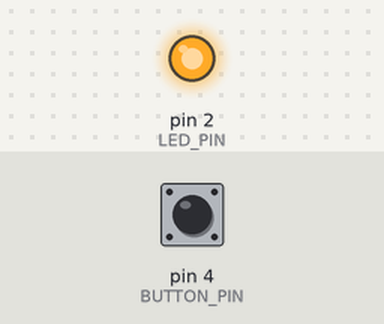
Bench run of a sketch on a simulated Arduino Uno, built with avr-gcc and run on an emulated ATmega328P. Shown: output pins drawn as LEDs (lit = HIGH). Dashed ring = blinking. The inputs (shaded band) are chosen by the test bench; at power-on: pin 4 (BUTTON_PIN) LOW.

Above: at 0.1 s.
At 1.2 s:
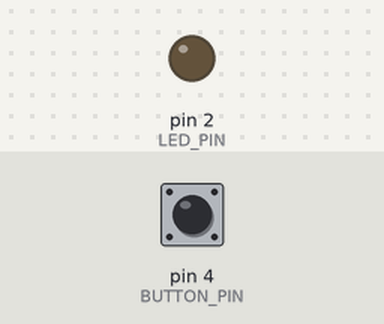
1.3 s: pin 4 (BUTTON_PIN) pulled HIGH for 0.15 s
At 1.8 s:
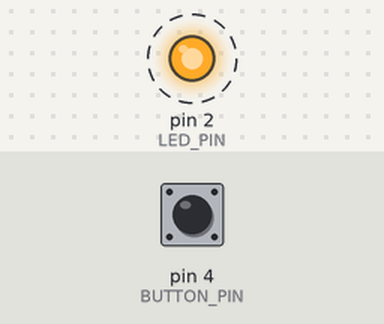
Timing chart, 0 to 10.3 s (numbered marks = the images above; inputs shaded):
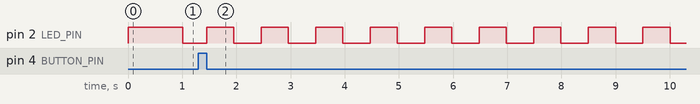

Measured:
- after the input at 1.3 s, pin 2 (LED_PIN): alternates HIGH for 0.50 s and LOW for 0.50 s, starting after 0.15 s

The sketch:

warmup0.ino
```cpp
/*#!#!#!#!#!#!#!#!#!#!#!#!#!#!#!#!#!#!#!#!#!#!#!#!#!
!
#
!	Name:       Nicholas Martinez
#	Class:		COMP 522 - Section 21648
!	Instructor:	Adam Kaplan
#	Date:		8/26/2020
!
#	        Warmup 0
!
#!#!#!#!#!#!#!#!#!#!#!#!#!#!#!#!#!#!#!#!#!#!#!#!#!#!*/


/* Some macros for labeling pin numbers */
#define LED_PIN 2
#define BUTTON_PIN 4


/* A Few global states  */
char ledState;
char hzSelect;
char hzRates[] = {0x1, 0x2, 0x4, 0x8};


/* Initial function call */
void setup() {

    /* Set the pin mode for the LED pin to OUTPUT for digital writes (source) */
    pinMode(LED_PIN, OUTPUT);

    /* Set the pin mode for the button pin to INPUT for digital reads (sink) */
    pinMode(BUTTON_PIN, INPUT);

    /* Zero out the initial HZ and LED pin states */
    hzSelect = ledState = 0;
}


/* Main loop - Repeatedly executes this section after returning from setup() */
void loop() {

    /* Oscillate the ledState between 0 and 1 to 'blink' the LED */
    digitalWrite(LED_PIN, (ledState = !ledState));

    /* Call delayAndCheck() wait on button input for the duration of the current
    HZ selected in the global state hzSelect. If the button was pressed, it cycles
    the next available HZ value in hzRates[]. If the current selection exceeds the
    HZ choice capacity, it wraps around to the first HZ selection */
    hzSelect = ((hzSelect += delayAndCheck()) == 4 ? 0 : hzSelect);
}


/**
 * This function delays the 'blink' of the LED for the duration of the currently selected HZ
 * value in hzRates[]. It does this by dividing 1 into the HZ value, and multiplying this value by
 * 1000, providing an upper limit for the amount of 1ms 'ticks' this function should execute before
 * returning and oscillating the LED output state
 */
int delayAndCheck() {

    /* Get the maximum 1ms ticks by the math described above */
    unsigned int delayLimit = (int)(((float)(1.0/hzRates[hzSelect]))*1000);

    /* Initialize a tick counter */
    unsigned int delayTimer = 0;

    /* Allocate a buffer for the result of the digitalRead() call */
    int readResult;

    /* Delay a 1ms tick if:
        - The button was not pressed
        - The tick limit has not been reach
       This allows us to frequently poll the push button state for potential activation
    */
    while (((readResult = digitalRead(BUTTON_PIN)) == LOW)
        && (++delayTimer) < delayLimit) {

        /* Delay a 1ms tick */
        delay(1);
    }

    /* In the event of a button press, since these reads happen very quickly, we need
    to wait on return until the user has their finger off the button. If the button wasn't
    pressed this function will return immediately */
    while (digitalRead(BUTTON_PIN) == HIGH) {}

    /* Return whether the button was pressed or not, indicating to loop() that the hzRates[]
    array should be cycled to the next value */
    return readResult;
}
```
